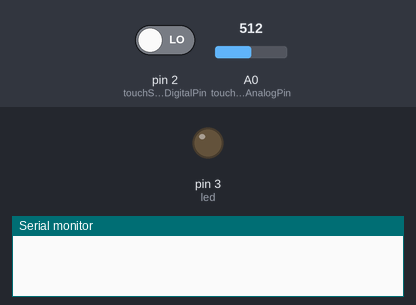
Bench run of a sketch on a simulated Arduino Uno, built with avr-gcc and run on an emulated ATmega328P. On the bench: output pins drawn as LEDs (lit = HIGH), the last lines printed to the serial monitor. Inputs (shaded band) come from the test bench; at power-on: pin 2 (touchSensorDigitalPin) LOW, A0 (touchSensorAnalogPin) = 512.

Above: at 1.2 s.
1.3 s: pin 2 (touchSensorDigitalPin) driven HIGH
At 2.1 s:
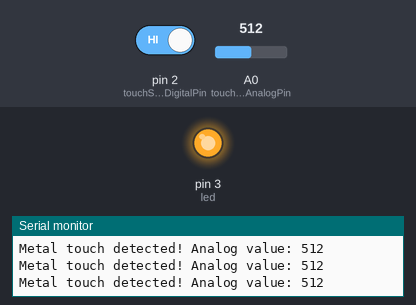
2.8 s: pin 2 (touchSensorDigitalPin) driven LOW
At 3.5 s:
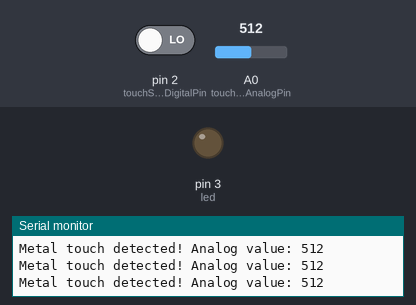
Timing chart, 0 to 5.8 s (numbered marks = the images above; inputs shaded):
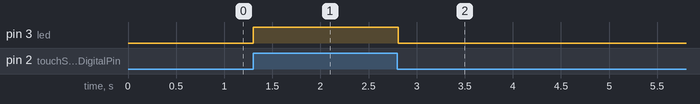

Measured:
- after the input at 1.3 s, pin 3 (led): LOW → HIGH at once
- after the input at 2.8 s, pin 3 (led): HIGH → LOW at once

The sketch:

TOUCH_SENSOR.ino
```cpp
const int touchSensorDigitalPin = 2; // Connect the sensor's digital pin to Arduino pin 2
const int touchSensorAnalogPin = A0; // Connect the sensor's analog pin to Arduino A0
const int led = 3;
void setup() {
  Serial.begin(9600); // Start serial communication
  pinMode(touchSensorDigitalPin, INPUT); // Set the sensor's digital pin as input
  pinMode(led, OUTPUT);
}
void loop() {
  int touchValue = digitalRead(touchSensorDigitalPin); // Read the digital output value
  if (touchValue == HIGH) { // If the sensor is touched (assuming HIGH state for touch)
    int touchAnalogValue = analogRead(touchSensorAnalogPin); // Read the analog value
    Serial.print("Metal touch detected! Analog value: "); // Print message to Serial Monitor
    Serial.println(touchAnalogValue); // Print the analog value
    digitalWrite(led, HIGH);
    delay(100); // Delay to avoid multiple rapid detections
  }
  else {
    digitalWrite(led, LOW);
  }
}
```
